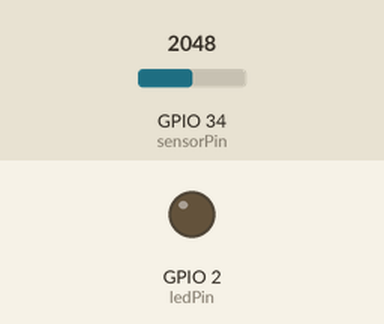
This sketch was run on a simulated ESP32. On the bench: output pins drawn as LEDs (lit = HIGH). Inputs (shaded band) come from the test bench; at power-on: GPIO 34 (sensorPin) = 2048. WiFi joins after 1.5 s; servers stay silent unless stated; uploads are accepted with an empty reply; the local clock reads 2024-03-15 10:24:30 at power-on unless the sketch sets it; what the sketch prints to the serial monitor is not drawn.

Above: at 1.7 s.
At 4.9 s:
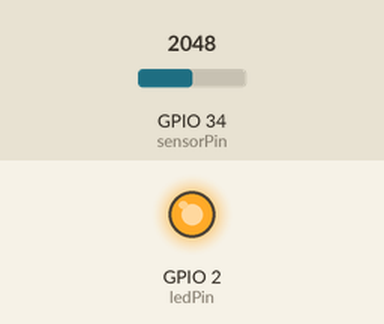
Timing chart, 0 to 9.9 s (numbered marks = the images above):
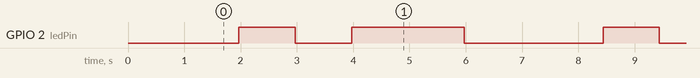

Measured:
- by itself, GPIO 2 (ledPin): repeats every 6.5 s: LOW 1.0 s, HIGH 2.0 s, LOW 2.5 s, HIGH 1.0 s
- by itself, everything shown: repeats every 6.5 s, in 4 steps

The sketch:

GET_SERVIDOR.ino
```cpp
/*
Exemplo de código para enviar para o banco de dados online um valor analógico representado
pela leitura de tensão de um potenciômetro e mostra esse valor no gráfico do ftpmonitor
em http://sanusb.org/ftpmonitor/condut_solo.php depois do login.
*/
#include <NTPClient.h> //Instalar a biblioteca https://github.com/SanUSB/NTPClient
#include <time.h>
#include <WiFi.h>
//#include <WiFiManager.h>

const char* rede = "**************";
const char* senha = "*************";

const char* host = "sanusb.org";

char url[100];

WiFiClient cliente; //Cria o objeto cliente

int sensorPin = 34;  //Porta do sensor Analógico do potenciometro
int ledPin = 2;      //Porta do Led

int timezone = -3; //Ajustar a hora
int dst = 0;

//------------------------------------------------------------------------------------//

void setup() {
  pinMode(ledPin, OUTPUT);

  Serial.begin(115200); // inicializa a porta serial com 115200 baud
  Serial.println(rede);
  WiFi.begin(rede, senha); //conecta a Rede
  Serial.println("Conectando ao WIFI...");
  while (WiFi.status() != WL_CONNECTED) {
    delay(500);
    Serial.print("-");
  }
  Serial.print("\nIP: ");
  Serial.println(WiFi.localIP()); //Imprime o IP


  configTime(timezone * 3600, dst * 0, "pool.ntp.org", "time.nist.gov");
  while (!time(nullptr)) {
    Serial.print(".");
    delay(1000);
  }
}

//------------------------------------------------------------------------------------//
void loop() {

  while (!cliente.connect(host, 80))//Aguarda a conexão imprimindo |
  {
    delay(500);
    Serial.print('|');
  }

  if (cliente.connect(host, 80))
  {
    Serial.println("Conectado e enviando requisicao HTTP");

    time_t now;
    struct tm * timeinfo;
    time(&now);
    //timeinfo = gmtime(&now);
    timeinfo = localtime(&now);

    sprintf(url, "GET /ftpmonitor/getESP_condut.php?action=send1&condut=%d&date=%02d-%02d-%02d-%02d:%02d:%02d", analogRead(sensorPin), timeinfo->tm_year + 1900, timeinfo->tm_mon + 1, timeinfo->tm_mday, timeinfo->tm_hour, timeinfo->tm_min, timeinfo->tm_sec);

    cliente.print(String(url));
    Serial.println(String(url));
    cliente.print (" HTTP/1.1\r\n");
    cliente.print ("Host: ");
    cliente.print (host);
    cliente.print ("\r\nConnection: close\r\n\r\n");

    Serial.println("Aguardando resposta do servidor...");
    while (!cliente.available()) {
      Serial.print('*');
      delay(500);
    }

    digitalWrite(ledPin, HIGH);
    delay(1000);
    digitalWrite(ledPin, LOW);
    delay(1000);
    digitalWrite(ledPin, HIGH);
    delay(2000);
    digitalWrite(ledPin, LOW);
    delay(2000);
  }
}
```
